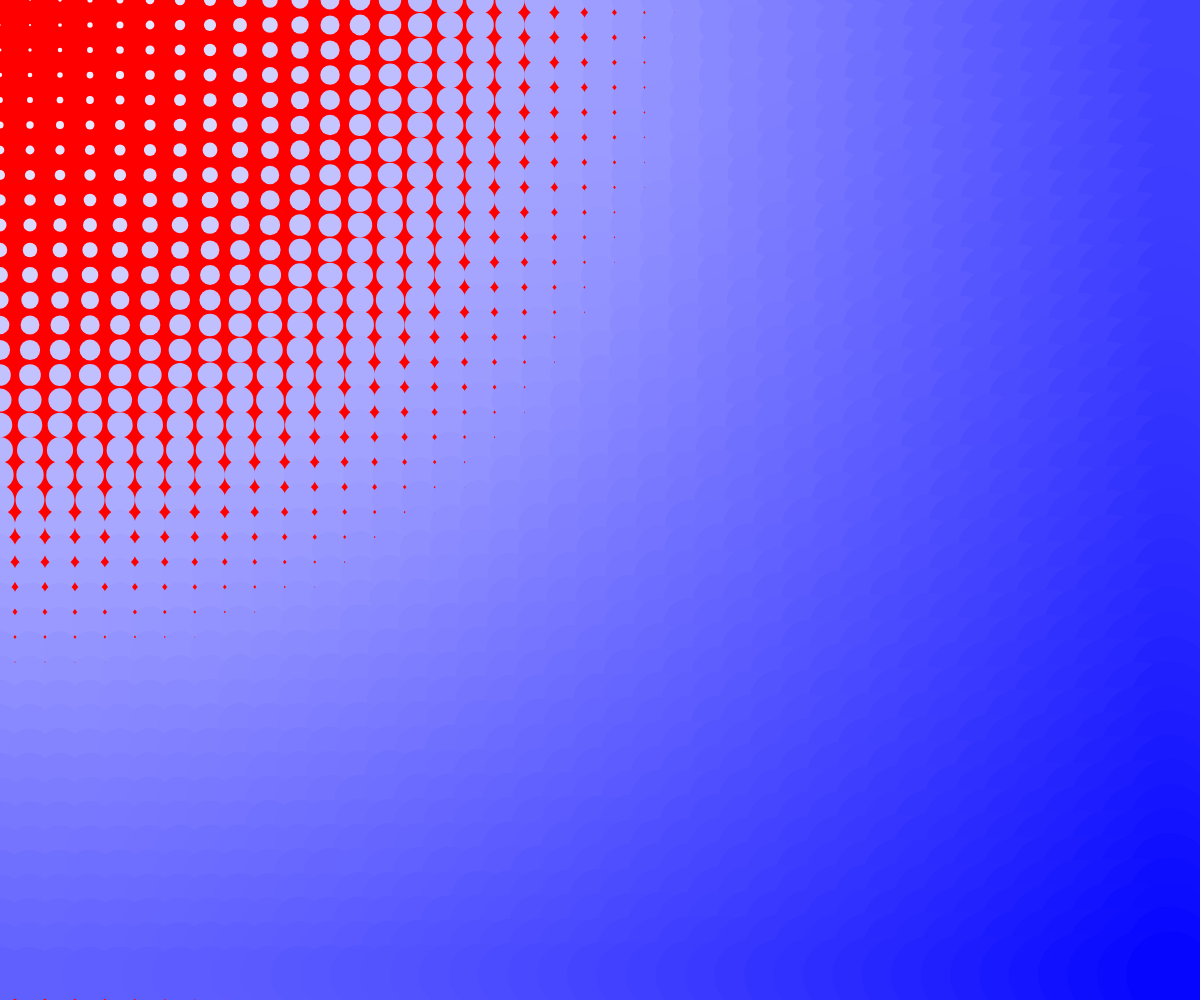
Frame 1 (no input)
Frame 60 (no input): identical to frame 1, image omitted
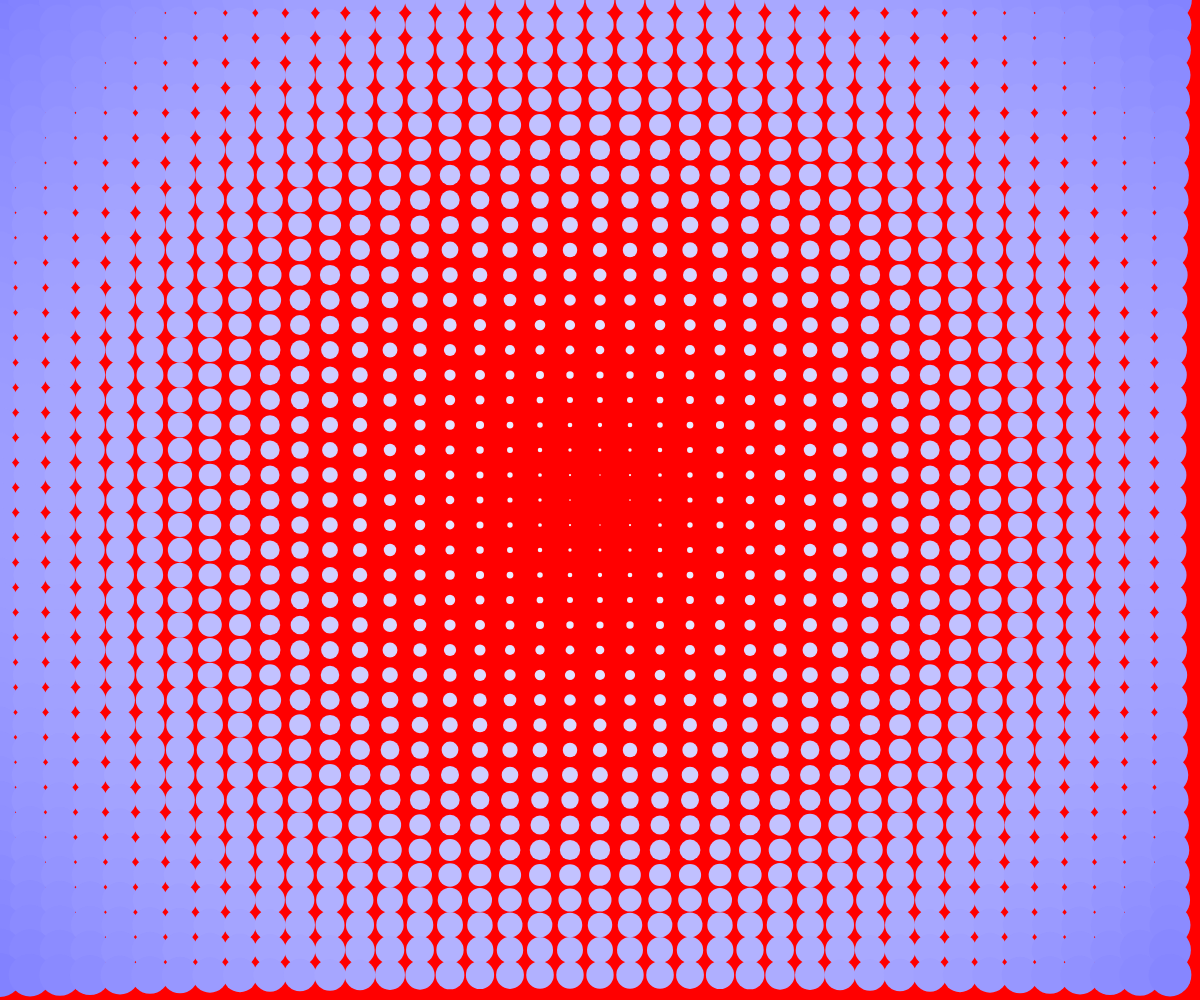
Frame 120 (the mouse pressed at the canvas centre since frame 60)

The p5.js sketch that drew these frames (run headless with seeded random() and noise() and a simulated clock; from frame 60 on, the mouse is pressed at the canvas centre):

// p5.js sketch
// ── sketch.js
let tilesX = 40;
let tilesY = 40;
let gridX, gridY;
let diagonale;

function setup() {
  createCanvas(windowWidth, windowHeight);
  gridX = width / tilesX;
  gridY = height / tilesY;
  diagonale = dist(0, 0, width, height);
}

function draw() {
  background(255,0,0);
  noStroke();

  for (let y = 0; y < tilesY; y++) {
    for (let x = 0; x < tilesX; x++) {
      // Distanz zur Maus
      let distanz = dist(mouseX, mouseY, x * gridX, y * gridY);
      push();
      translate(x * gridX, y * gridY);

      // Grösse basierend auf der Mausdistanz
      let groesse = map(distanz, 0, diagonale, 0, gridX * 3); 

      // Farbverlauf basierend auf der Mausdistanz
      let farbe = map(distanz, 0, diagonale, 255, 0);
      fill(farbe, farbe, 255);

      ellipse(0, 0, groesse, groesse); 

      pop();
    }
  }
}
